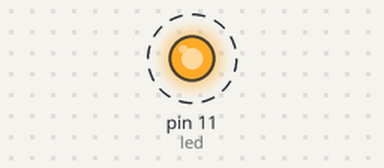
The program below on a simulated Raspberry Pi (header pin numbers). Shown: output pins drawn as LEDs (lit = HIGH). Dashed ring = blinking.

Above: at 0.5 s.
Timing chart, 0 to 4.6 s (numbered marks = the images above):
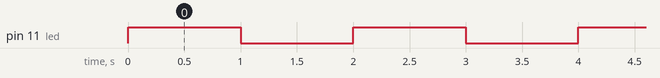

The program:

blinkLed.py
```python
## 2015 Murat Ikilik <muratikilik@yandex.com.tr>
## Raspberry Pi with "BlinkLed" project

#-*- coding: utf-8 -*-

import RPi.GPIO as GPIO
import time

GPIO.setmode(GPIO.BOARD)

led = 11
GPIO.setup(led, GPIO.OUT)

while True:
  GPIO.output(led, GPIO.HIGH)
  time.sleep(1)
  GPIO.output(led, GPIO.LOW)
  time.sleep(1)

GPIO.cleanup()
```

Measured:
- by itself, pin 11 (led): alternates HIGH for 1.0 s and LOW for 1.0 s
